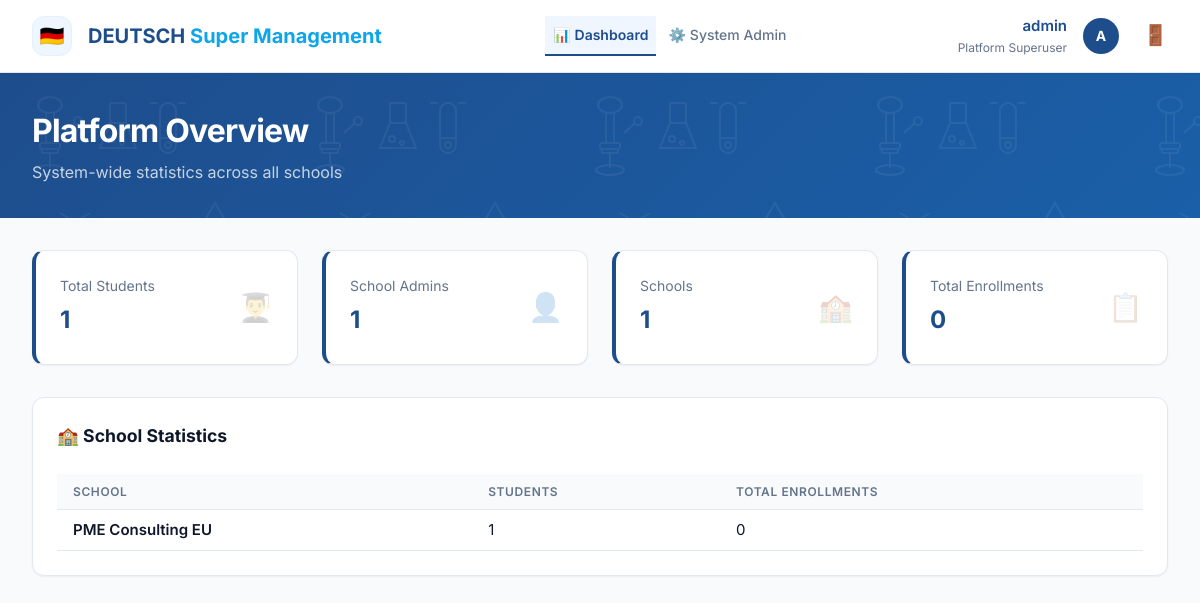
The app's page /dashboard/ (signed in) with its own data.
### users/models.py (models this page shows, shortened)
class CustomUser(AbstractUser):
    class Role(models.TextChoices):
        SUPERUSER     = 'SUPERUSER',     'Platform Superuser'
        SCHOOL_ADMIN  = 'SCHOOL_ADMIN',  'School Admin'
        STUDENT       = 'STUDENT',       'Student'
    role = models.CharField(
        max_length=20,
        choices=Role.choices,
        default=Role.STUDENT
    )
    school = models.ForeignKey(
        School,
        on_delete=models.SET_NULL,
        null=True,
        blank=True,
        related_name='users',
        help_text="The school this user belongs to."
    )

### core/models.py (models this page shows, shortened)
class School(models.Model):
    code = models.CharField(max_length=20, unique=True, help_text="Unique school code (e.g., GLS, BSPR)")
    name = models.CharField(max_length=100)
    logo = models.ImageField(upload_to='school_logos/', null=True, blank=True)
    primary_color = models.CharField(max_length=7, default="#CC0000", help_text="Hex color for branding")
    is_active = models.BooleanField(default=True)
    class Meta:
        verbose_name = "School"
        verbose_name_plural = "Schools"

### core/views.py (the view, shortened to what this page needs)
# urls.py: path('dashboard/', dashboard_views.dashboard, name='dashboard'),
@login_required
def dashboard(request):
    context = {'page_title': 'Dashboard', 'brand_context': 'Dashboard'}
    if request.user.role == 'SUPERUSER':
        context['total_students'] = CustomUser.objects.filter(role='STUDENT').count()
        context['total_admins'] = CustomUser.objects.filter(role='SCHOOL_ADMIN').count()
        context['total_schools'] = School.objects.count()
        context['total_enrollments'] = CourseEnrollment.objects.count()
        school_stats = []
        for school in School.objects.all():
            school_stats.append({
                'name': school.name,
                'student_count': CustomUser.objects.filter(school=school, role='STUDENT').count(),
                'enrollment_count': CourseEnrollment.objects.filter(course__school=school).count(),
            })
        context['school_stats'] = school_stats
        context['brand_context'] = 'Super Management'
        return render(request, 'dashboards/superuser.html', context)

### templates/dashboards/superuser.html (shortened to what this page needs)
{% extends 'base.html' %}
{% block page_title %}Platform Overview{% endblock %}
{% block page_subtitle %}System-wide statistics across all schools{% endblock %}
{% block brand_context %}Super Management{% endblock %}
{% block content %}
<div class="stats-grid">
    <div class="card stat-card">
        <div class="stat-info">
            <span class="label">Total Students</span>
            <span class="value">{{ total_students }}</span>
        </div>
        <span class="stat-icon-lg">👨‍🎓</span>
    </div>
    <div class="card stat-card">
        <div class="stat-info">
            <span class="label">School Admins</span>
            <span class="value">{{ total_admins }}</span>
        </div>
        <span class="stat-icon-lg">👤</span>
    </div>
    <div class="card stat-card">
        <div class="stat-info">
            <span class="label">Schools</span>
            <span class="value">{{ total_schools }}</span>
        </div>
        <span class="stat-icon-lg">🏫</span>
    </div>
    <div class="card stat-card">
        <div class="stat-info">
            <span class="label">Total Enrollments</span>
            <span class="value">{{ total_enrollments }}</span>
        </div>
        <span class="stat-icon-lg">📋</span>
    </div>
</div>
<div class="card">
    <h3 style="font-size:1.1rem; font-weight:700; margin-bottom:1.5rem;">🏫 School Statistics</h3>
    {% if school_stats %}
    <table>
        <thead>
            <tr>
                <th>School</th>
                <th>Students</th>
                <th>Total Enrollments</th>
            </tr>
        </thead>
        <tbody>
            {% for stat in school_stats %}
            <tr>
                <td style="font-weight:600;">{{ stat.name }}</td>
                <td>{{ stat.student_count }}</td>
                <td>{{ stat.enrollment_count }}</td>
            </tr>
            {% endfor %}
        </tbody>
    </table>
    {% else %}
    <p style="color:var(--text-muted); text-align:center; padding:2rem 0;">No schools set up yet. <a
            href="/admin/core/school/add/" style="color:var(--primary);">Add a school →</a></p>
    {% endif %}
</div>
{% endblock %}

### templates/base.html (shortened to what this page needs)
{% load static %}
<!DOCTYPE html>
<html lang="de">
<head>
    <link rel="stylesheet" href="{% static 'css/styles.css' %}">
</head>
<body hx-headers='{"X-CSRFToken": "{{ csrf_token }}"}'>
    <div class="app-layout">
        <nav class="top-nav">
            <div class="nav-container">
                <div class="brand-section">
                    <div class="logo-circle">
                        <span>🇩🇪</span>
                    </div>
                    <span class="brand-name">
                        <span style="color: #1E4D8C;">{{ user.school.code|default:"DEUTSCH" }}</span>
                        <span style="color: var(--accent);">{% block brand_context %}Learning{% endblock %}</span>
                    </span>
                </div>
                <ul class="nav-menu">
                    <li class="nav-item {% if '/dashboard/' in request.path %}active{% endif %}">
                        <a href="{% url 'dashboard' %}">
                            <span class="nav-icon">📊</span>
                            Dashboard
                        </a>
                    </li>
                    {% if user.is_superuser %}
                    <li class="nav-item">
                        <a href="/admin/">
                            <span class="nav-icon">⚙️</span>
                            System Admin
                        </a>
                    </li>
                    {% endif %}
                </ul>
                <div class="user-actions">
                    <div class="user-profile">
                        <div class="profile-text">
                            <span class="user-name">{{ user.username }}</span>
                            <span class="user-role">{{ user.get_role_display }}</span>
                        </div>
                        <div class="avatar">{{ user.username|first|upper }}</div>
                    </div>
                    <form method="post" action="{% url 'logout' %}" style="display: inline;">
                        <button type="submit" class="logout-icon"
                            style="background: none; border: none; cursor: pointer; padding: 0; font-size: 1.25rem;">🚪</button>
                    </form>
                </div>
            </div>
        </nav>
        <main class="main-content">
            <header class="page-header">
                <div class="container">
                    <h1 class="page-title">{% block page_title %}Dashboard{% endblock %}</h1>
                    <p class="page-subtitle">{% block page_subtitle %}{% endblock %}</p>
                </div>
            </header>
            <section class="content-body" id="main-display">
                <div class="container">
                    {% block content %}{% endblock %}
                </div>
            </section>
        </main>
    </div>
</body>
</html>

### records on screen
CustomUser: school.code "DEUTSCH", username "admin", role "Platform Superuser", username|first "A"
School: name "PME Consulting EU"

### other values on screen
{{ total_students }} "1"
{{ total_admins }} "1"
{{ total_schools }} "1"
{{ total_enrollments }} "0"
{{ stat.student_count }} "1"
{{ stat.enrollment_count }} "0"
